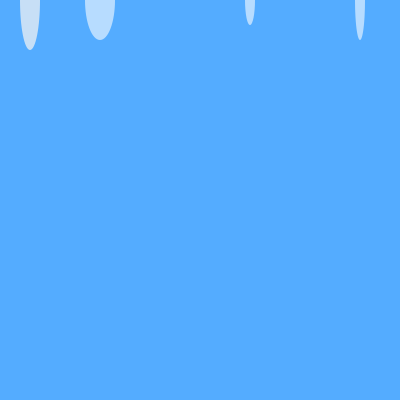
Frame 1 (no input)
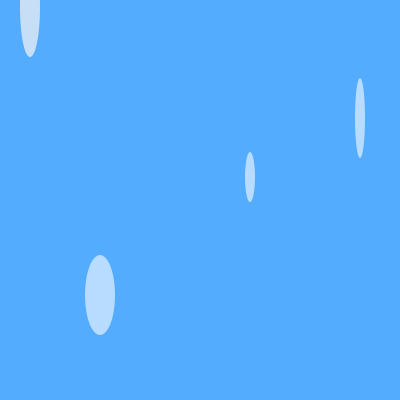
Frame 60 (the mouse pressed at the canvas centre just before this capture)
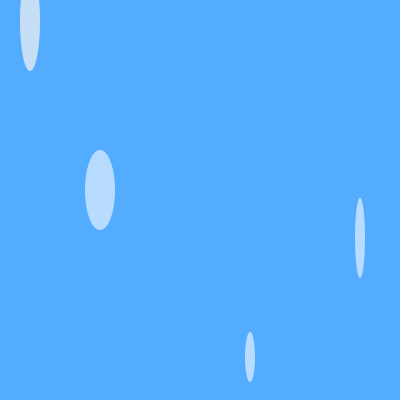
Frame 120 (the mouse held since frame 60 and released just before this capture)

The Processing sketch that drew these frames (run headless with seeded random() and noise(); from frame 60 on, the mouse is pressed at the canvas centre):

// Processing sketch: processing_183142
// ── processing_183142.pde

//different rain drops
float xPosition = 30;
float yPosition ;

float x2Position = 250;
float y2Position ;


float x3Position = 100;
float y3Position ;


float x4Position = 360;
float y4Position ;


void setup () {
   size(400,400);
    noStroke ();
}

void draw () {
  background (#54acff);
//raindrop1
  fill(#c7dff6);
  ellipse( xPosition,yPosition, 20, 100);
  yPosition += 7; 
//raindrop2
  fill(#b7dcff);
  ellipse(x2Position,y2Position,10, 50);
   y2Position += 3; 
//raindrop3
  fill(#b7dcff);
  ellipse(x3Position,y3Position,30, 80);
   y3Position += 5; 
  
//raindrop4
  fill(#b7dcff);
  ellipse(x4Position,y4Position,10, 80);
   y4Position += 2; 
  
//make them repeat  
  if(yPosition> 400) {
    yPosition=0;
    } 

  
  if(y2Position> 400) {
    y2Position=0;
   } 

   
  if(y3Position> 400) {
    y3Position=0;
   } 
   
   
  if(y4Position> 400) {
    y4Position=0;
   } 
}
